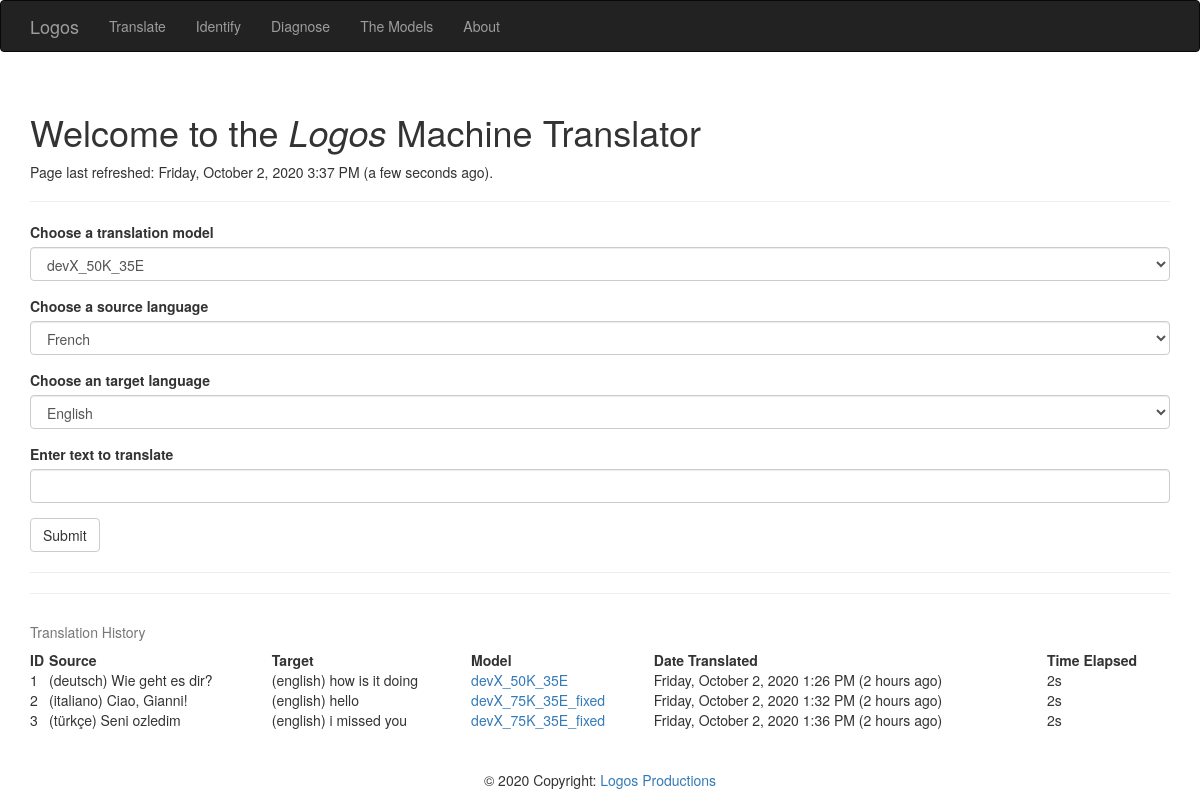
The page / on the database its author committed.
### app/models.py (models this page shows, shortened)
class Language(db.Model):
    __tablename__ = 'languages'
    id = db.Column(db.Integer, primary_key=True)
    code = db.Column(db.String(64), unique=True)
    name = db.Column(db.String(64))
    en_name = db.Column (db.String(64))

class Translation(db.Model):
    __tablename__ = 'translations'
    id = db.Column(db.Integer, primary_key=True)
    date = db.Column(db.DateTime())
    source_txt = db.Column(db.String(64), index=True)
    target_txt = db.Column(db.String(64), index=True)
    model_id = db.Column(db.Integer)
    elapsed_time = db.Column(db.String(64))

class TranslationModel(db.Model):
    __tablename__ = 'translation_models'
    id = db.Column(db.Integer, primary_key=True)
    date = db.Column(db.DateTime())
    name = db.Column(db.String(64))
    summary = db.Column(db.String(64))
    number_of_epochs = db.Column(db.Integer, db.ForeignKey('epochs.id'))
    number_of_sentences = db.Column(db.Integer, db.ForeignKey('subsets.id'))
    source_lang_id = db.Column(db.Integer)
    target_lang_id = db.Column(db.Integer)
    build_id = db.Column(db.Integer)
    model_path = db.Column(db.String)
    source_tokenizer = db.Column(db.String)
    source_max_length = db.Column(db.Integer)
    source_word_count = db.Column(db.Integer)
    target_tokenizer = db.Column(db.String)
    target_word_count = db.Column(db.Integer)
    target_max_length = db.Column(db.Integer)
    aws_bucket_name = db.Column(db.String(64))

### app/main/views.py (the view, shortened to what this page needs)
@main.route('/', methods=['GET', 'POST'])
def index():
    table_of_translation_history = [[   translation.id,
                                        translation.date,
                                        translation.source_txt,
                                        Language.query.filter_by(id=TranslationModel.query.filter_by(id=translation.model_id).first().source_lang_id).first().name,
                                        translation.target_txt,
                                        Language.query.filter_by(id=TranslationModel.query.filter_by(id=translation.model_id).first().target_lang_id).first().name,
                                        TranslationModel.query.filter_by(id=translation.model_id).first().name,
                                        translation.elapsed_time] \
                                        for translation in Translation.query.all()]
    form = TranslationForm()
    form.form_selection_model.choices = [f'{model.name}' for model in db.session.query(TranslationModel.name).distinct()]
    form.form_selection_input_lang.choices = [f'{Language.query.filter_by(id=model.source_lang_id).first().en_name}' \
        for model in db.session.query(TranslationModel.source_lang_id).distinct()]
    form.form_selection_output_lang.choices = [f'{Language.query.filter_by(id=model.target_lang_id).first().en_name}' \
        for model in db.session.query(TranslationModel.target_lang_id).distinct()]
    if 'model_name' in session:
        form.form_selection_model.data = session['model_name']
    if 'input_text' in session:
        form.form_string_input.data= session['input_text']
    if 'input_lang' in session:
        form.form_selection_input_lang.data = session['input_lang']
    if 'output_lang' in session:
        form.form_selection_output_lang.data= session['output_lang']
    return render_template('index.html',
                           form=form,
                           form_output=session.get('form_output'),
                           form_input=session.get('input_text'),
                           ouput_selection=session.get('output_lang'),
                           input_selection=session.get('input_lang'),
                           known=session.get('known', False),
                           table_of_translation_history=table_of_translation_history,
                           current_time=datetime.utcnow())

### app/main/forms.py
class TranslationForm(FlaskForm):
    form_selection_model = SelectField('Choose a translation model', validators=[DataRequired()])
    form_selection_input_lang = SelectField('Choose a source language', validators=[DataRequired()])
    form_selection_output_lang = SelectField('Choose an target language', validators=[DataRequired()])
    form_string_input = StringField('Enter text to translate', validators=[DataRequired()])
    submit = SubmitField('Submit')

### app/templates/index.html (shortened to what this page needs)
{% extends "base.html" %}
{% import "bootstrap/wtf.html" as wtf %}
{% block head %}
{{ super() }}
{% endblock %}
{% block page_content %}
<div class="page-header">
    <h1>Welcome to the <i>Logos</i> Machine Translator</h1>
    <p>Page last refreshed: {{ moment(current_time).format('LLLL') }}
      ({{ moment(current_time).fromNow(refresh=True) }}).</p>
</div>
{{ wtf.quick_form(form) }}
<hr/>
<hr/>
<div class="page=header">
    <table style="width:100%">
        <caption>Translation History</caption>
        <tr>
          <th>ID</th>
          <th>Source</th>
          <th>Target</th>
          <th>Model</th>
          <th>Date Translated</th>
          <th>Time Elapsed</th>
        </tr>
        {% for translation in table_of_translation_history %}
        <tr>
          <td>{{ translation[0] }}</td>
          <td>({{ translation[3] }}) {{ translation[2] }}</td>
          <td>({{ translation [5] }}) {{ translation[4] }}</td>
          <td><a href="/themodels" target="_blank">{{ translation[6] }}</a></td>
          <td>{{ moment(translation[1]).format('LLLL') }} ({{ moment(translation[1]).fromNow(refresh=True) }})</td>
          <td>{{ translation[7] }}</td>
        </tr>
        {% endfor %}
    </table>
</div>
<br/>
<br/>
<footer class="page-footer font-small blue pt-4">
    <div class="footer-copyright text-center py-3">© 2020 Copyright:
      <a href="https://www.notion.so/Logos-fa312d1eb5504c198090ff0da64bc511" target="_blank"> Logos Productions</a>
    </div>
  </footer>
  {% endblock %}

### rows shown on the page
Translation: date "Friday, October 2, 2020 1:26 PM", date "2 hours ago"
Translation: date "Friday, October 2, 2020 1:32 PM", date "2 hours ago"
Translation: date "Friday, October 2, 2020 1:36 PM", date "2 hours ago"

### other values the page prints
{{ translation[0] }} "1" "2" "3"
